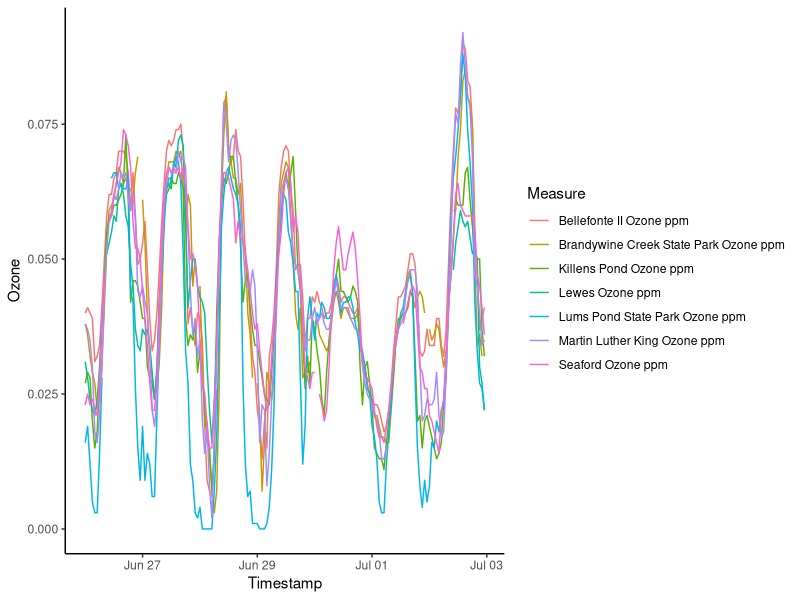
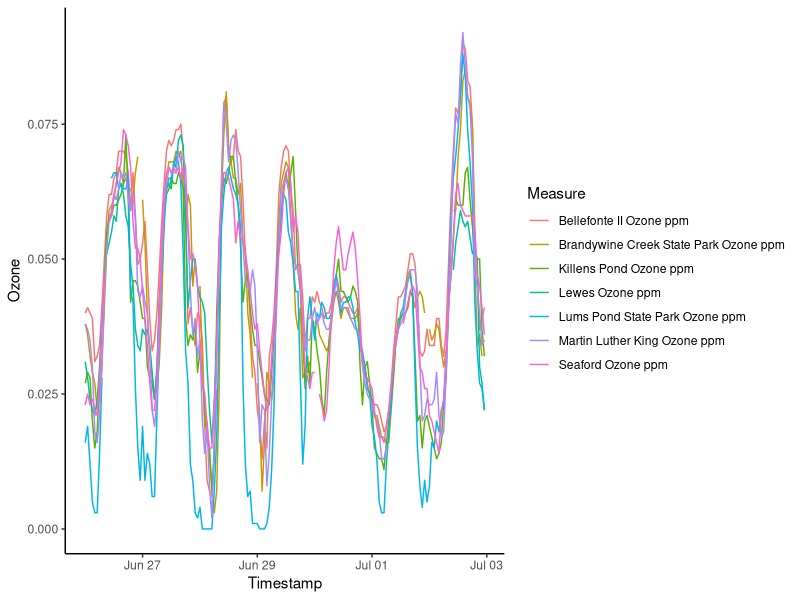

R code for these plots, in order:
## ---- chunk 1
library(tidyverse)
library(lubridate)
## ---- chunk 2
Monitoring_data <- read_csv("Copy of Hourly Monitoring Data for R_Simplified.csv", na = c("NoData", "<Samp", "Down"), skip = 2)

# ?read_csv #use this code to ask R what this function is! 
## ---- chunk 3
##Hide results of this chunk for PPT presentation, but NOT for pdf/html
str(Monitoring_data)

# Remember the Pipe operator? The above command is the same as below:
Monitoring_data %>% 
  str()

#Another great way to view your data is View(). This is how you are probably used to looking at data if you mostly use Excel. It will open the full dataset in a separate tab in the RStudio IDE. 
View(Monitoring_data)

##We want students to see this output below, and to understand what R is trying to tell them. 
## ---- chunk 4
Monitoring_Ozone <- Monitoring_data %>% 
  select(c(1:7, 11, 13))  # Explain this

str(Monitoring_Ozone)
View(Monitoring_Ozone)
## ---- chunk 5
#combine colunms to create timestamp, using Lubridate
library(lubridate)
str(Monitoring_Ozone)
#first, we convert the character data type into a date data type
Monitoring_Ozone$Date <- mdy(Monitoring_Ozone$Date) 

#The function above turns the character data into date data, using the calendar format that you give it. In this case, our input data was month-day-year, so we use "mdy"

str(Monitoring_Ozone) #see? It worked!
## ---- chunk 6
Monitoring_Ozone <- Monitoring_Ozone %>% 
  mutate(Timestamp = as_datetime(paste(Monitoring_Ozone$Date, Monitoring_Ozone$Time))) #talk again about how to select columns

#examine the structure of the dataset. What class is "Timestamp"?
str(Monitoring_Ozone)
View(Monitoring_Ozone)
## ---- chunk 7
head(Monitoring_Ozone, 5)
## ---- chunk 8

Monitoring_long <-  gather(Monitoring_Ozone,"Measure", "Ozone", 3:9)
View(Monitoring_long)
## ---- chunk 9
#don't Run 
#Monitoring_long_2 <- pivot_longer(-c(date, time), names_to = "Measure", values_to = "Ozone")

## ---- chunk 10
Monitoring_long <-  Monitoring_long %>% 
  select(-Date, -Time)
View(Monitoring_long)
## ---- chunk 11
ggplot(Monitoring_long, aes(x = Timestamp, y = Ozone, color = Measure)) +
  geom_line() +
  theme_classic()
## ---- chunk 12
Monitoring_long2 <- Monitoring_Ozone %>% 
  mutate("Timestamp" = as_datetime(paste(Monitoring_Ozone$Date, Monitoring_Ozone$Time)))

## ---- chunk 13
Monitoring_long2 <-  Monitoring_long2 %>% 
  select(-Date, -Time)

## ---- chunk 14
Monitoring_long %>% 
  filter(Ozone > 0.070)

#or, if you only want to see observations at a station that are greater than 70ppb...

Monitoring_long %>% 
  filter(Measure == "Seaford Ozone ppm" & Ozone > 0.070)

## ---- chunk 15
View(Monitoring_long)
Monitoring_long %>% 
  arrange(desc(Ozone))
  
#How about seeing, specifically, the top 5 values?
Monitoring_long %>% 
  arrange(desc(Ozone)) %>% 
  head(5)

#or

head(arrange(Monitoring_long, desc(Ozone)), 5)
#note above: now that we're writing longer expressions, the pipe operator really starts to shine!
## ---- chunk 16
Monitoring_long %>% 
  summarize(Average = mean(Ozone, na.rm = T))

#R is a statistical program, and makes you do some thinking. Try the above without the na.rm... what do you get? Why? Be sure to read "?mean()"
## ---- chunk 17
Monitoring_long %>% 
  group_by(Measure) %>% 
  summarise(Average = mean(Ozone, na.rm = T))

## ---- chunk 18
Monitoring_long %>%
  mutate(date_col = date(Timestamp)) %>%
  group_by(date_col) %>%
  summarize(DailyAvg = round(mean(Ozone, na.rm = T), 4))

#we had to re-create the day column in this example, using the "date()" function
## ---- chunk 19
Monitoring_long %>%
  mutate(date_col = date(Timestamp)) %>%
  group_by(date_col, Measure) %>%
  summarize(DailyAvg = round(mean(Ozone, na.rm = T), 4))

#we had to re-create the day column in this example, using the "date()" function

## ---- chunk 20
library(tidyverse)
library(ggplot2)
library(lubridate)

Monitoring_data <- read_csv("Copy of Hourly Monitoring Data for R_Simplified.csv", na = c("NoData", "<Samp", "Down"), skip = 2)
Monitoring_Ozone <- Monitoring_data %>% 
  select(c(1:7, 11, 13)) 
Monitoring_Ozone$Date <- mdy(Monitoring_Ozone$Date)
Monitoring_Ozone <-  Monitoring_Ozone %>% 
  mutate(Timestamp = as_datetime(paste(Monitoring_Ozone$Date, Monitoring_Ozone$Time))) %>% 
  select(-Date, -Time)
Monitoring_long <-  gather(Monitoring_Ozone,"Measure", "Ozone", 1:7)
ggplot(Monitoring_long, aes(x = Timestamp, y = Ozone, color = Measure)) +
  geom_line() +
  theme_classic()
